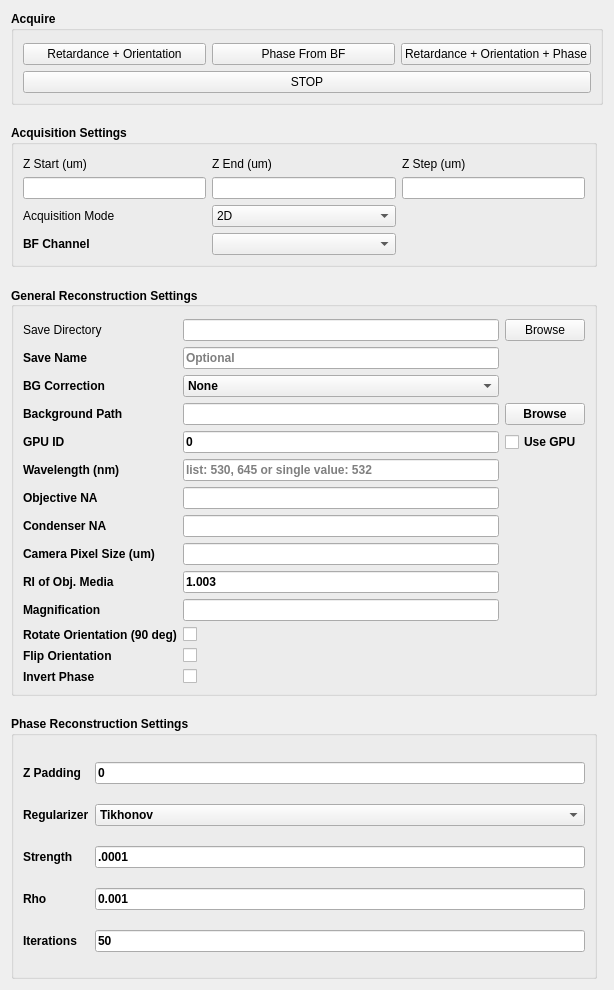
         <widget class="QWidget" name="scrollAreaWidgetContents_4">
          <property name="geometry">
           <rect>
            <x>0</x>
            <y>0</y>
            <width>614</width>
            <height>990</height>
           </rect>
          </property>
          <property name="sizePolicy">
           <sizepolicy hsizetype="Preferred" vsizetype="Preferred">
            <horstretch>0</horstretch>
            <verstretch>0</verstretch>
           </sizepolicy>
          </property>
          <layout class="QGridLayout" name="gridLayout_15">
           <property name="verticalSpacing">
            <number>20</number>
           </property>
           <item row="3" column="0">
            <widget class="QGroupBox" name="phase">
             <property name="sizePolicy">
              <sizepolicy hsizetype="Expanding" vsizetype="Preferred">
               <horstretch>0</horstretch>
               <verstretch>0</verstretch>
              </sizepolicy>
             </property>
             <property name="font">
              <font>
               <italic>false</italic>
               <bold>true</bold>
              </font>
             </property>
             <property name="title">
              <string>Phase Reconstruction Settings</string>
             </property>
             <layout class="QGridLayout" name="gridLayout_23">
              <property name="topMargin">
               <number>12</number>
              </property>
              <property name="verticalSpacing">
               <number>6</number>
              </property>
              <item row="1" column="0">
               <widget class="QLabel" name="label_phase_regularizer">
                <property name="text">
                 <string>Regularizer</string>
                </property>
               </widget>
              </item>
              <item row="3" column="0">
               <widget class="QLabel" name="label_phase_rho">
                <property name="text">
                 <string>Rho</string>
                </property>
               </widget>
              </item>
              <item row="2" column="1">
               <widget class="QLineEdit" name="le_phase_strength">
                <property name="text">
                 <string>.0001</string>
                </property>
               </widget>
              </item>
              <item row="4" column="1">
               <widget class="QLineEdit" name="le_itr">
                <property name="text">
                 <string>50</string>
                </property>
                <property name="placeholderText">
                 <string>TV Only</string>
                </property>
               </widget>
              </item>
              <item row="1" column="1">
               <widget class="QComboBox" name="cb_phase_denoiser">
                <item>
                 <property name="text">
                  <string>Tikhonov</string>
                 </property>
                </item>
                <item>
                 <property name="text">
                  <string>TV</string>
                 </property>
                </item>
               </widget>
              </item>
              <item row="3" column="1">
               <widget class="QLineEdit" name="le_rho">
                <property name="text">
                 <string>0.001</string>
                </property>
                <property name="placeholderText">
                 <string>TV Only</string>
                </property>
               </widget>
              </item>
              <item row="4" column="0">
               <widget class="QLabel" name="label_itr">
                <property name="text">
                 <string>Iterations</string>
                </property>
               </widget>
              </item>
              <item row="2" column="0">
               <widget class="QLabel" name="label_phase_strength">
                <property name="text">
                 <string>Strength</string>
                </property>
               </widget>
              </item>
              <item row="0" column="0">
               <widget class="QLabel" name="label_pad_z">
                <property name="sizePolicy">
                 <sizepolicy hsizetype="Fixed" vsizetype="Preferred">
                  <horstretch>0</horstretch>
                  <verstretch>0</verstretch>
                 </sizepolicy>
                </property>
                <property name="text">
                 <string>Z Padding</string>
                </property>
               </widget>
              </item>
              <item row="0" column="1">
               <widget class="QLineEdit" name="le_pad_z">
                <property name="sizePolicy">
                 <sizepolicy hsizetype="Preferred" vsizetype="Fixed">
                  <horstretch>0</horstretch>
                  <verstretch>0</verstretch>
                 </sizepolicy>
                </property>
                <property name="text">
                 <string>0</string>
                </property>
               </widget>
              </item>
             </layout>
            </widget>
           </item>
           <item row="1" column="0">
            <widget class="QGroupBox" name="acq_settings">
             <property name="sizePolicy">
              <sizepolicy hsizetype="Preferred" vsizetype="Fixed">
               <horstretch>0</horstretch>
               <verstretch>0</verstretch>
              </sizepolicy>
             </property>
             <property name="font">
              <font>
               <italic>false</italic>
               <bold>true</bold>
              </font>
             </property>
             <property name="focusPolicy">
              <enum>Qt::TabFocus</enum>
             </property>
             <property name="title">
              <string>Acquisition Settings</string>
             </property>
             <property name="flat">
              <bool>false</bool>
             </property>
             <layout class="QGridLayout" name="gridLayout_8">
              <property name="topMargin">
               <number>12</number>
              </property>
              <property name="verticalSpacing">
               <number>6</number>
              </property>
              <item row="3" column="1">
               <widget class="QComboBox" name="cb_acq_mode">
                <property name="font">
                 <font>
                  <italic>false</italic>
                  <bold>false</bold>
                 </font>
                </property>
                <property name="focusPolicy">
                 <enum>Qt::StrongFocus</enum>
                </property>
                <item>
                 <property name="text">
                  <string>2D</string>
                 </property>
                </item>
                <item>
                 <property name="text">
                  <string>3D</string>
                 </property>
                </item>
               </widget>
              </item>
              <item row="1" column="0">
               <widget class="QLabel" name="label_zstart">
                <property name="font">
                 <font>
                  <italic>false</italic>
                  <bold>false</bold>
                 </font>
                </property>
                <property name="text">
                 <string>Z Start (um)</string>
                </property>
               </widget>
              </item>
              <item row="3" column="0">
               <widget class="QLabel" name="label_acq_mode">
                <property name="font">
                 <font>
                  <italic>false</italic>
                  <bold>false</bold>
                 </font>
                </property>
                <property name="text">
                 <string>Acquisition Mode</string>
                </property>
               </widget>
              </item>
              <item row="2" column="2">
               <widget class="QLineEdit" name="le_zstep"/>
              </item>
              <item row="2" column="1">
               <widget class="QLineEdit" name="le_zend"/>
              </item>
              <item row="1" column="2">
               <widget class="QLabel" name="label_zstep">
                <property name="font">
                 <font>
                  <italic>false</italic>
                  <bold>false</bold>
                 </font>
                </property>
                <property name="text">
                 <string>Z Step (um)</string>
                </property>
               </widget>
              </item>
              <item row="1" column="1">
               <widget class="QLabel" name="label_zend">
                <property name="font">
                 <font>
                  <italic>false</italic>
                  <bold>false</bold>
                 </font>
                </property>
                <property name="text">
                 <string>Z End (um)</string>
                </property>
               </widget>
              </item>
              <item row="4" column="1">
               <widget class="QComboBox" name="cb_acq_channel">
                <property name="currentText">
                 <string/>
                </property>
               </widget>
              </item>
              <item row="4" column="0">
               <widget class="QLabel" name="labe_acq_channel">
                <property name="text">
                 <string>BF Channel</string>
                </property>
               </widget>
              </item>
              <item row="2" column="0">
               <widget class="QLineEdit" name="le_zstart"/>
              </item>
             </layout>
            </widget>
           </item>
           <item row="2" column="0">
            <widget class="QGroupBox" name="ReconSettings">
             <property name="sizePolicy">
              <sizepolicy hsizetype="Preferred" vsizetype="Fixed">
               <horstretch>0</horstretch>
               <verstretch>0</verstretch>
              </sizepolicy>
             </property>
             <property name="font">
              <font>
               <italic>false</italic>
               <bold>true</bold>
              </font>
             </property>
             <property name="title">
              <string>General Reconstruction Settings</string>
             </property>
             <property name="alignment">
              <set>Qt::AlignLeading|Qt::AlignLeft|Qt::AlignVCenter</set>
             </property>
             <layout class="QGridLayout" name="gridLayout_9">
              <property name="topMargin">
               <number>12</number>
              </property>
              <property name="verticalSpacing">
               <number>6</number>
              </property>
              <item row="10" column="0">
               <widget class="QLabel" name="label_mag">
                <property name="sizePolicy">
                 <sizepolicy hsizetype="Fixed" vsizetype="Preferred">
                  <horstretch>0</horstretch>
                  <verstretch>0</verstretch>
                 </sizepolicy>
                </property>
                <property name="text">
                 <string>Magnification</string>
                </property>
               </widget>
              </item>
              <item row="1" column="1">
               <widget class="QLineEdit" name="le_data_save_name">
                <property name="sizePolicy">
                 <sizepolicy hsizetype="Preferred" vsizetype="Fixed">
                  <horstretch>0</horstretch>
                  <verstretch>0</verstretch>
                 </sizepolicy>
                </property>
                <property name="text">
                 <string/>
                </property>
                <property name="placeholderText">
                 <string>Optional</string>
                </property>
               </widget>
              </item>
              <item row="2" column="1">
               <widget class="QComboBox" name="cb_bg_method">
                <property name="focusPolicy">
                 <enum>Qt::StrongFocus</enum>
                </property>
                <item>
                 <property name="text">
                  <string>None</string>
                 </property>
                </item>
                <item>
                 <property name="text">
                  <string>Global</string>
                 </property>
                </item>
                <item>
                 <property name="text">
                  <string>Local Fit</string>
                 </property>
                </item>
               </widget>
              </item>
              <item row="12" column="0">
               <widget class="QLabel" name="label_flip_orientation">
                <property name="text">
                 <string>Flip Orientation</string>
                </property>
               </widget>
              </item>
              <item row="10" column="1">
               <widget class="QLineEdit" name="le_mag">
                <property name="sizePolicy">
                 <sizepolicy hsizetype="Preferred" vsizetype="Fixed">
                  <horstretch>0</horstretch>
                  <verstretch>0</verstretch>
                 </sizepolicy>
                </property>
               </widget>
              </item>
              <item row="7" column="1">
               <widget class="QLineEdit" name="le_cond_na">
                <property name="sizePolicy">
                 <sizepolicy hsizetype="Preferred" vsizetype="Fixed">
                  <horstretch>0</horstretch>
                  <verstretch>0</verstretch>
                 </sizepolicy>
                </property>
               </widget>
              </item>
              <item row="1" column="0">
               <widget class="QLabel" name="label_data_save_name">
                <property name="text">
                 <string>Save Name</string>
                </property>
               </widget>
              </item>
              <item row="4" column="0">
               <widget class="QLabel" name="label_gpu_id">
                <property name="text">
                 <string>GPU ID</string>
                </property>
                <property name="alignment">
                 <set>Qt::AlignLeading|Qt::AlignLeft|Qt::AlignVCenter</set>
                </property>
               </widget>
              </item>
              <item row="2" column="0">
               <widget class="QLabel" name="label_bg_method">
                <property name="text">
                 <string>BG Correction</string>
                </property>
               </widget>
              </item>
              <item row="5" column="0">
               <widget class="QLabel" name="label_recon_wavelength">
                <property name="sizePolicy">
                 <sizepolicy hsizetype="Fixed" vsizetype="Preferred">
                  <horstretch>0</horstretch>
                  <verstretch>0</verstretch>
                 </sizepolicy>
                </property>
                <property name="text">
                 <string>Wavelength (nm)</string>
                </property>
               </widget>
              </item>
              <item row="0" column="1">
               <widget class="QLineEdit" name="le_save_dir">
                <property name="placeholderText">
                 <string/>
                </property>
               </widget>
              </item>
              <item row="4" column="1">
               <widget class="QLineEdit" name="le_gpu_id">
                <property name="sizePolicy">
                 <sizepolicy hsizetype="Preferred" vsizetype="Fixed">
                  <horstretch>0</horstretch>
                  <verstretch>0</verstretch>
                 </sizepolicy>
                </property>
                <property name="text">
                 <string>0</string>
                </property>
                <property name="placeholderText">
                 <string>Optional</string>
                </property>
               </widget>
              </item>
              <item row="7" column="0">
               <widget class="QLabel" name="label_cond_na">
                <property name="sizePolicy">
                 <sizepolicy hsizetype="Fixed" vsizetype="Preferred">
                  <horstretch>0</horstretch>
                  <verstretch>0</verstretch>
                 </sizepolicy>
                </property>
                <property name="text">
                 <string>Condenser NA</string>
                </property>
               </widget>
              </item>
              <item row="11" column="1">
               <widget class="QCheckBox" name="cb_orientation_offset">
                <property name="text">
                 <string/>
                </property>
               </widget>
              </item>
              <item row="3" column="2">
               <widget class="QPushButton" name="qbutton_browse_bg_path">
                <property name="text">
                 <string>Browse</string>
                </property>
               </widget>
              </item>
              <item row="4" column="2">
               <widget class="QCheckBox" name="chb_use_gpu">
                <property name="text">
                 <string>Use GPU</string>
                </property>
               </widget>
              </item>
              <item row="3" column="0">
               <widget class="QLabel" name="label_bg_path">
                <property name="text">
                 <string>Background Path</string>
                </property>
               </widget>
              </item>
              <item row="5" column="1">
               <widget class="QLineEdit" name="le_recon_wavelength">
                <property name="sizePolicy">
                 <sizepolicy hsizetype="Preferred" vsizetype="Fixed">
                  <horstretch>0</horstretch>
                  <verstretch>0</verstretch>
                 </sizepolicy>
                </property>
                <property name="placeholderText">
                 <string>list: 530, 645 or single value: 532</string>
                </property>
               </widget>
              </item>
              <item row="9" column="1">
               <widget class="QLineEdit" name="le_n_media">
                <property name="sizePolicy">
                 <sizepolicy hsizetype="Preferred" vsizetype="Fixed">
                  <horstretch>0</horstretch>
                  <verstretch>0</verstretch>
                 </sizepolicy>
                </property>
                <property name="text">
                 <string>1.003</string>
                </property>
               </widget>
              </item>
              <item row="11" column="0">
               <widget class="QLabel" name="label_orientation_offset">
                <property name="text">
                 <string>Rotate Orientation (90 deg)</string>
                </property>
               </widget>
              </item>
              <item row="6" column="1">
               <widget class="QLineEdit" name="le_obj_na">
                <property name="sizePolicy">
                 <sizepolicy hsizetype="Preferred" vsizetype="Fixed">
                  <horstretch>0</horstretch>
                  <verstretch>0</verstretch>
                 </sizepolicy>
                </property>
               </widget>
              </item>
              <item row="6" column="0">
               <widget class="QLabel" name="label_obj_na">
                <property name="sizePolicy">
                 <sizepolicy hsizetype="Fixed" vsizetype="Preferred">
                  <horstretch>0</horstretch>
                  <verstretch>0</verstretch>
                 </sizepolicy>
                </property>
                <property name="text">
                 <string>Objective NA</string>
                </property>
               </widget>
              </item>
              <item row="8" column="1">
               <widget class="QLineEdit" name="le_ps">
                <property name="sizePolicy">
                 <sizepolicy hsizetype="Preferred" vsizetype="Fixed">
                  <horstretch>0</horstretch>
                  <verstretch>0</verstretch>
                 </sizepolicy>
                </property>
                <property name="text">
                 <string/>
                </property>
               </widget>
              </item>
              <item row="9" column="0">
               <widget class="QLabel" name="label_n_media">
                <property name="sizePolicy">
                 <sizepolicy hsizetype="Fixed" vsizetype="Preferred">
                  <horstretch>0</horstretch>
                  <verstretch>0</verstretch>
                 </sizepolicy>
                </property>
                <property name="text">
                 <string>RI of Obj. Media</string>
                </property>
               </widget>
              </item>
              <item row="0" column="0">
               <widget class="QLabel" name="label_save_dir">
                <property name="font">
                 <font>
                  <italic>false</italic>
                  <bold>false</bold>
                 </font>
                </property>
                <property name="text">
                 <string>Save Directory</string>
                </property>
               </widget>
              </item>
              <item row="8" column="0">
               <widget class="QLabel" name="label_ps">
                <property name="sizePolicy">
                 <sizepolicy hsizetype="Fixed" vsizetype="Preferred">
                  <horstretch>0</horstretch>
                  <verstretch>0</verstretch>
                 </sizepolicy>
                </property>
                <property name="text">
                 <string>Camera Pixel Size (um)</string>
                </property>
               </widget>
              </item>
              <item row="0" column="2">
               <widget class="QPushButton" name="qbutton_browse_save_dir">
                <property name="font">
                 <font>
                  <italic>false</italic>
                  <bold>false</bold>
                 </font>
                </property>
                <property name="text">
                 <string>Browse</string>
                </property>
               </widget>
              </item>
              <item row="3" column="1">
               <widget class="QLineEdit" name="le_bg_path">
                <property name="placeholderText">
                 <string/>
                </property>
               </widget>
              </item>
              <item row="13" column="0">
               <widget class="QLabel" name="label_invert_phase">
                <property name="text">
                 <string>Invert Phase </string>
                </property>
               </widget>
              </item>
              <item row="12" column="1">
               <widget class="QCheckBox" name="cb_flip_orientation">
                <property name="text">
                 <string/>
                </property>
               </widget>
              </item>
              <item row="13" column="1">
               <widget class="QCheckBox" name="cb_invert_phase">
                <property name="text">
                 <string/>
                </property>
               </widget>
              </item>
             </layout>
            </widget>
           </item>
           <item row="0" column="0" colspan="2">
            <widget class="QGroupBox" name="acquire">
             <property name="sizePolicy">
              <sizepolicy hsizetype="Preferred" vsizetype="Fixed">
               <horstretch>0</horstretch>
               <verstretch>0</verstretch>
              </sizepolicy>
             </property>
             <property name="font">
              <font>
               <italic>false</italic>
               <bold>true</bold>
              </font>
             </property>
             <property name="title">
              <string>Acquire</string>
             </property>
             <layout class="QGridLayout" name="gridLayout_13">
              <property name="topMargin">
               <number>12</number>
              </property>
              <property name="verticalSpacing">
               <number>6</number>
              </property>
              <item row="2" column="0">
               <widget class="QPushButton" name="qbutton_acq_ret_ori">
                <property name="font">
                 <font>
                  <italic>false</italic>
                  <bold>false</bold>
                 </font>
                </property>
                <property name="text">
                 <string>Retardance + Orientation</string>
                </property>
               </widget>
              </item>
              <item row="2" column="1">
               <widget class="QPushButton" name="qbutton_acq_phase_from_bf">
                <property name="font">
                 <font>
                  <italic>false</italic>
                  <bold>false</bold>
                 </font>
                </property>
                <property name="text">
                 <string>Phase From BF</string>
                </property>
               </widget>
              </item>
              <item row="2" column="2">
               <widget class="QPushButton" name="qbutton_acq_ret_ori_phase">
                <property name="font">
                 <font>
                  <italic>false</italic>
                  <bold>false</bold>
                 </font>
                </property>
                <property name="text">
                 <string>Retardance + Orientation + Phase</string>
                </property>
               </widget>
              </item>
              <item row="3" column="0" colspan="3">
               <widget class="QPushButton" name="qbutton_stop_acq">
                <property name="font">
                 <font>
                  <italic>false</italic>
                  <bold>false</bold>
                 </font>
                </property>
                <property name="text">
                 <string>STOP</string>
                </property>
               </widget>
              </item>
             </layout>
            </widget>
           </item>
          </layout>
         </widget>
